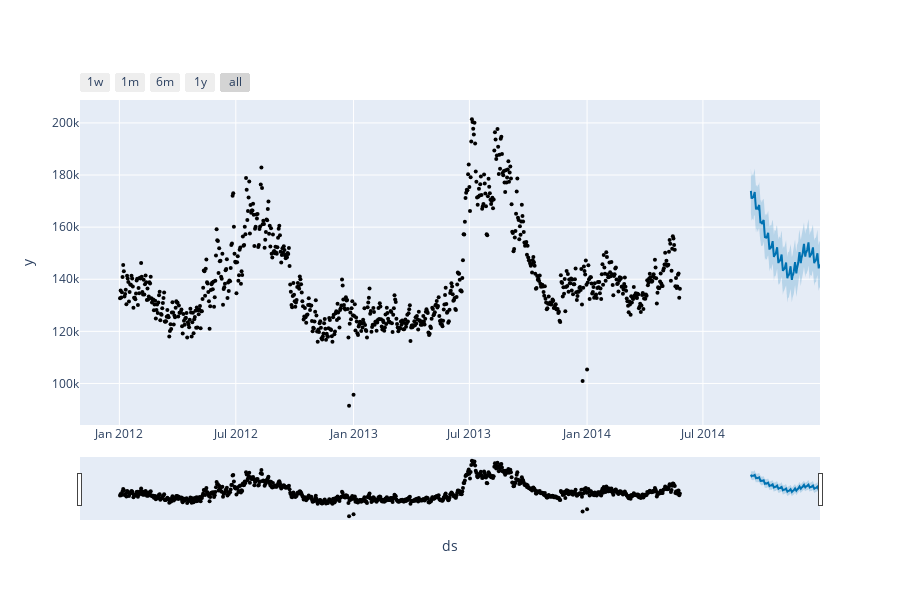

Notebook cell for this chart:
### Markdown cell above
### Test

### Code cell
plot_plotly(model2, test_forecast)
